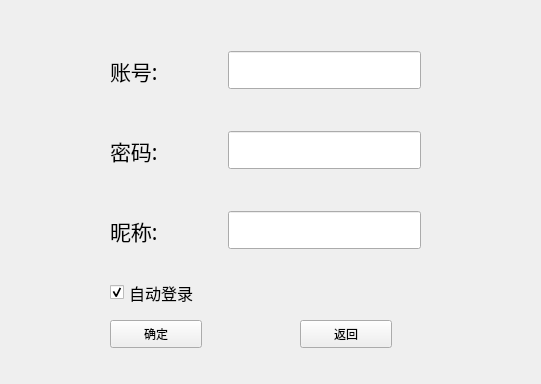
<?xml version="1.0" encoding="UTF-8"?>
<ui version="4.0">
 <class>Register</class>
 <widget class="QWidget" name="Register">
  <property name="geometry">
   <rect>
    <x>0</x>
    <y>0</y>
    <width>541</width>
    <height>384</height>
   </rect>
  </property>
  <property name="windowTitle">
   <string>朔望月 - 注册</string>
  </property>
  <widget class="QWidget" name="horizontalLayoutWidget">
   <property name="geometry">
    <rect>
     <x>110</x>
     <y>30</y>
     <width>311</width>
     <height>81</height>
    </rect>
   </property>
   <layout class="QHBoxLayout" name="horizontalLayout">
    <item>
     <widget class="QLabel" name="label">
      <property name="font">
       <font>
        <family>HarmonyOS Sans</family>
        <pointsize>16</pointsize>
       </font>
      </property>
      <property name="text">
       <string>账号:</string>
      </property>
     </widget>
    </item>
    <item>
     <spacer name="horizontalSpacer">
      <property name="orientation">
       <enum>Qt::Orientation::Horizontal</enum>
      </property>
      <property name="sizeHint" stdset="0">
       <size>
        <width>40</width>
        <height>20</height>
       </size>
      </property>
     </spacer>
    </item>
    <item>
     <widget class="QLineEdit" name="account">
      <property name="font">
       <font>
        <family>仿宋</family>
        <pointsize>16</pointsize>
       </font>
      </property>
      <property name="text">
       <string/>
      </property>
     </widget>
    </item>
   </layout>
  </widget>
  <widget class="QPushButton" name="registerButton">
   <property name="geometry">
    <rect>
     <x>110</x>
     <y>320</y>
     <width>92</width>
     <height>28</height>
    </rect>
   </property>
   <property name="text">
    <string>确定</string>
   </property>
   <property name="autoRepeatInterval">
    <number>100</number>
   </property>
  </widget>
  <widget class="QWidget" name="horizontalLayoutWidget_2">
   <property name="geometry">
    <rect>
     <x>110</x>
     <y>110</y>
     <width>311</width>
     <height>81</height>
    </rect>
   </property>
   <layout class="QHBoxLayout" name="horizontalLayout_2">
    <item>
     <widget class="QLabel" name="label_2">
      <property name="font">
       <font>
        <family>HarmonyOS Sans</family>
        <pointsize>16</pointsize>
       </font>
      </property>
      <property name="text">
       <string>密码:</string>
      </property>
     </widget>
    </item>
    <item>
     <spacer name="horizontalSpacer_2">
      <property name="orientation">
       <enum>Qt::Orientation::Horizontal</enum>
      </property>
      <property name="sizeHint" stdset="0">
       <size>
        <width>40</width>
        <height>20</height>
       </size>
      </property>
     </spacer>
    </item>
    <item>
     <widget class="QLineEdit" name="password">
      <property name="font">
       <font>
        <family>仿宋</family>
        <pointsize>16</pointsize>
       </font>
      </property>
      <property name="text">
       <string/>
      </property>
     </widget>
    </item>
   </layout>
  </widget>
  <widget class="QPushButton" name="backButton">
   <property name="geometry">
    <rect>
     <x>300</x>
     <y>320</y>
     <width>92</width>
     <height>28</height>
    </rect>
   </property>
   <property name="text">
    <string>返回</string>
   </property>
  </widget>
  <widget class="QWidget" name="horizontalLayoutWidget_3">
   <property name="geometry">
    <rect>
     <x>110</x>
     <y>190</y>
     <width>311</width>
     <height>81</height>
    </rect>
   </property>
   <layout class="QHBoxLayout" name="horizontalLayout_3">
    <item>
     <widget class="QLabel" name="label_3">
      <property name="font">
       <font>
        <family>HarmonyOS Sans</family>
        <pointsize>16</pointsize>
       </font>
      </property>
      <property name="text">
       <string>昵称:</string>
      </property>
     </widget>
    </item>
    <item>
     <spacer name="horizontalSpacer_3">
      <property name="orientation">
       <enum>Qt::Orientation::Horizontal</enum>
      </property>
      <property name="sizeHint" stdset="0">
       <size>
        <width>40</width>
        <height>20</height>
       </size>
      </property>
     </spacer>
    </item>
    <item>
     <widget class="QLineEdit" name="name">
      <property name="font">
       <font>
        <family>仿宋</family>
        <pointsize>16</pointsize>
       </font>
      </property>
      <property name="text">
       <string/>
      </property>
     </widget>
    </item>
   </layout>
  </widget>
  <widget class="QCheckBox" name="autoLoginBox">
   <property name="geometry">
    <rect>
     <x>110</x>
     <y>280</y>
     <width>151</width>
     <height>25</height>
    </rect>
   </property>
   <property name="font">
    <font>
     <family>HarmonyOS Sans</family>
     <pointsize>12</pointsize>
    </font>
   </property>
   <property name="tabletTracking">
    <bool>false</bool>
   </property>
   <property name="text">
    <string>自动登录</string>
   </property>
   <property name="checked">
    <bool>true</bool>
   </property>
  </widget>
 </widget>
 <resources/>
 <connections/>
</ui>
